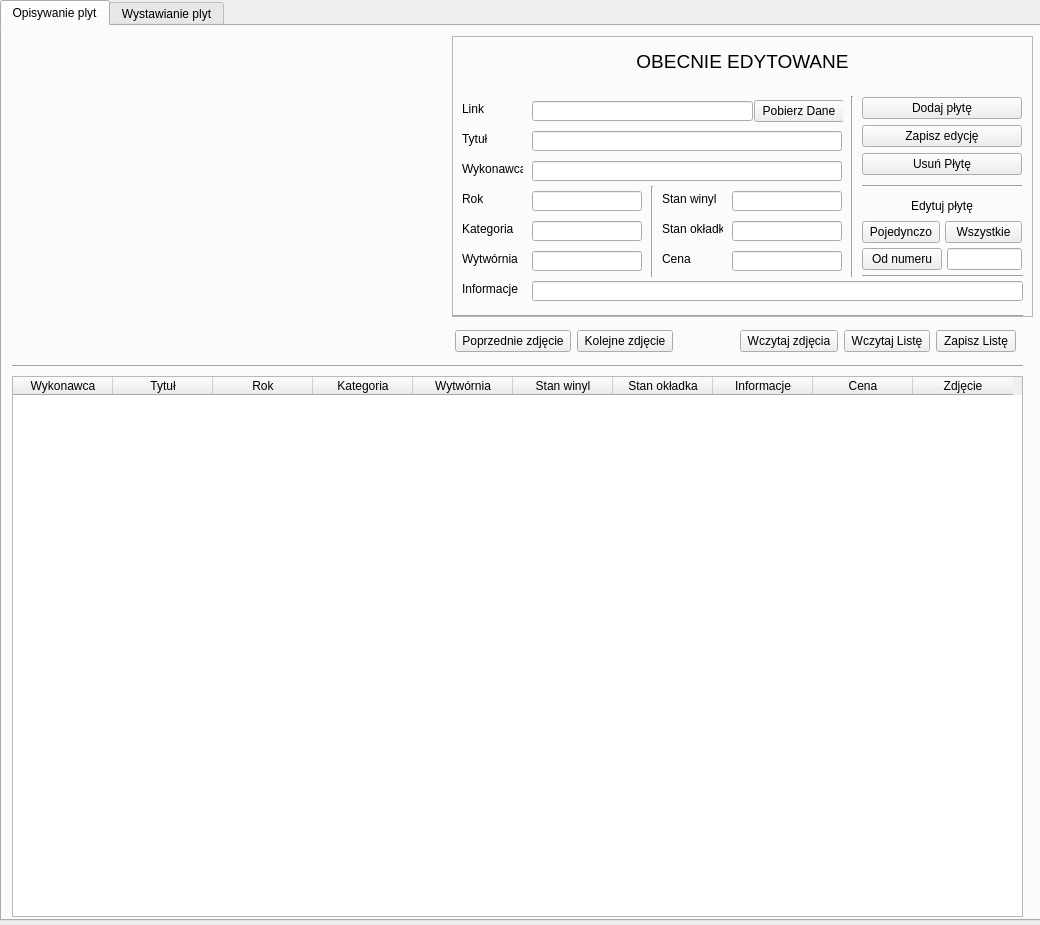
<?xml version="1.0" encoding="UTF-8"?>
<ui version="4.0">
 <class>main_window</class>
 <widget class="QMainWindow" name="main_window">
  <property name="geometry">
   <rect>
    <x>0</x>
    <y>0</y>
    <width>1040</width>
    <height>925</height>
   </rect>
  </property>
  <property name="sizePolicy">
   <sizepolicy hsizetype="Fixed" vsizetype="Fixed">
    <horstretch>0</horstretch>
    <verstretch>0</verstretch>
   </sizepolicy>
  </property>
  <property name="minimumSize">
   <size>
    <width>1040</width>
    <height>925</height>
   </size>
  </property>
  <property name="maximumSize">
   <size>
    <width>1040</width>
    <height>925</height>
   </size>
  </property>
  <property name="baseSize">
   <size>
    <width>1030</width>
    <height>905</height>
   </size>
  </property>
  <property name="windowTitle">
   <string>Wystawiacz Allegro</string>
  </property>
  <widget class="QWidget" name="central_widget">
   <property name="sizePolicy">
    <sizepolicy hsizetype="Fixed" vsizetype="Fixed">
     <horstretch>0</horstretch>
     <verstretch>0</verstretch>
    </sizepolicy>
   </property>
   <property name="focusPolicy">
    <enum>Qt::StrongFocus</enum>
   </property>
   <widget class="QTabWidget" name="tabWidget">
    <property name="geometry">
     <rect>
      <x>0</x>
      <y>0</y>
      <width>1041</width>
      <height>921</height>
     </rect>
    </property>
    <property name="currentIndex">
     <number>0</number>
    </property>
    <widget class="QWidget" name="tab">
     <attribute name="title">
      <string>Opisywanie plyt</string>
     </attribute>
     <widget class="Line" name="line_10">
      <property name="geometry">
       <rect>
        <x>450</x>
        <y>280</y>
        <width>571</width>
        <height>20</height>
       </rect>
      </property>
      <property name="orientation">
       <enum>Qt::Horizontal</enum>
      </property>
     </widget>
     <widget class="QFrame" name="frame_info_2">
      <property name="geometry">
       <rect>
        <x>450</x>
        <y>10</y>
        <width>581</width>
        <height>281</height>
       </rect>
      </property>
      <property name="frameShape">
       <enum>QFrame::StyledPanel</enum>
      </property>
      <property name="frameShadow">
       <enum>QFrame::Raised</enum>
      </property>
      <widget class="Line" name="line_2">
       <property name="geometry">
        <rect>
         <x>390</x>
         <y>60</y>
         <width>20</width>
         <height>181</height>
        </rect>
       </property>
       <property name="orientation">
        <enum>Qt::Vertical</enum>
       </property>
      </widget>
      <widget class="Line" name="line_11">
       <property name="geometry">
        <rect>
         <x>190</x>
         <y>150</y>
         <width>20</width>
         <height>91</height>
        </rect>
       </property>
       <property name="orientation">
        <enum>Qt::Vertical</enum>
       </property>
      </widget>
      <widget class="QWidget" name="widget_3" native="true">
       <property name="geometry">
        <rect>
         <x>10</x>
         <y>90</y>
         <width>380</width>
         <height>30</height>
        </rect>
       </property>
       <widget class="QLabel" name="label_year_4">
        <property name="geometry">
         <rect>
          <x>0</x>
          <y>5</y>
          <width>31</width>
          <height>16</height>
         </rect>
        </property>
        <property name="text">
         <string>Tytuł</string>
        </property>
       </widget>
       <widget class="QLineEdit" name="title_input_edit">
        <property name="enabled">
         <bool>true</bool>
        </property>
        <property name="geometry">
         <rect>
          <x>70</x>
          <y>5</y>
          <width>310</width>
          <height>20</height>
         </rect>
        </property>
       </widget>
      </widget>
      <widget class="QWidget" name="widget_13" native="true">
       <property name="geometry">
        <rect>
         <x>10</x>
         <y>120</y>
         <width>380</width>
         <height>30</height>
        </rect>
       </property>
       <widget class="QLabel" name="label_year_11">
        <property name="geometry">
         <rect>
          <x>0</x>
          <y>5</y>
          <width>61</width>
          <height>16</height>
         </rect>
        </property>
        <property name="text">
         <string>Wykonawca</string>
        </property>
       </widget>
       <widget class="QLineEdit" name="artist_input_edit">
        <property name="enabled">
         <bool>true</bool>
        </property>
        <property name="geometry">
         <rect>
          <x>70</x>
          <y>5</y>
          <width>310</width>
          <height>20</height>
         </rect>
        </property>
       </widget>
      </widget>
      <widget class="QWidget" name="widget_14" native="true">
       <property name="geometry">
        <rect>
         <x>10</x>
         <y>150</y>
         <width>180</width>
         <height>30</height>
        </rect>
       </property>
       <widget class="QLabel" name="label_year_12">
        <property name="geometry">
         <rect>
          <x>0</x>
          <y>5</y>
          <width>31</width>
          <height>16</height>
         </rect>
        </property>
        <property name="text">
         <string>Rok</string>
        </property>
       </widget>
       <widget class="QLineEdit" name="year_input_edit">
        <property name="enabled">
         <bool>true</bool>
        </property>
        <property name="geometry">
         <rect>
          <x>70</x>
          <y>5</y>
          <width>110</width>
          <height>20</height>
         </rect>
        </property>
       </widget>
      </widget>
      <widget class="QWidget" name="widget_15" native="true">
       <property name="geometry">
        <rect>
         <x>10</x>
         <y>180</y>
         <width>180</width>
         <height>30</height>
        </rect>
       </property>
       <widget class="QLabel" name="label_year_16">
        <property name="geometry">
         <rect>
          <x>0</x>
          <y>5</y>
          <width>61</width>
          <height>16</height>
         </rect>
        </property>
        <property name="text">
         <string>Kategoria</string>
        </property>
       </widget>
       <widget class="QLineEdit" name="category_input_edit">
        <property name="enabled">
         <bool>true</bool>
        </property>
        <property name="geometry">
         <rect>
          <x>70</x>
          <y>5</y>
          <width>110</width>
          <height>20</height>
         </rect>
        </property>
       </widget>
      </widget>
      <widget class="QWidget" name="widget_16" native="true">
       <property name="geometry">
        <rect>
         <x>10</x>
         <y>210</y>
         <width>180</width>
         <height>30</height>
        </rect>
       </property>
       <widget class="QLabel" name="label_year_17">
        <property name="geometry">
         <rect>
          <x>0</x>
          <y>5</y>
          <width>61</width>
          <height>16</height>
         </rect>
        </property>
        <property name="text">
         <string>Wytwórnia</string>
        </property>
       </widget>
       <widget class="QLineEdit" name="records_input_edit">
        <property name="enabled">
         <bool>true</bool>
        </property>
        <property name="geometry">
         <rect>
          <x>70</x>
          <y>5</y>
          <width>110</width>
          <height>20</height>
         </rect>
        </property>
       </widget>
      </widget>
      <widget class="QWidget" name="widget_17" native="true">
       <property name="geometry">
        <rect>
         <x>210</x>
         <y>150</y>
         <width>180</width>
         <height>30</height>
        </rect>
       </property>
       <widget class="QLabel" name="label_year_18">
        <property name="geometry">
         <rect>
          <x>0</x>
          <y>5</y>
          <width>61</width>
          <height>16</height>
         </rect>
        </property>
        <property name="text">
         <string>Stan winyl</string>
        </property>
       </widget>
       <widget class="QLineEdit" name="vinyl_input_edit">
        <property name="enabled">
         <bool>true</bool>
        </property>
        <property name="geometry">
         <rect>
          <x>70</x>
          <y>5</y>
          <width>110</width>
          <height>20</height>
         </rect>
        </property>
       </widget>
      </widget>
      <widget class="QWidget" name="widget_18" native="true">
       <property name="geometry">
        <rect>
         <x>210</x>
         <y>180</y>
         <width>180</width>
         <height>30</height>
        </rect>
       </property>
       <widget class="QLabel" name="label_year_19">
        <property name="geometry">
         <rect>
          <x>0</x>
          <y>5</y>
          <width>61</width>
          <height>16</height>
         </rect>
        </property>
        <property name="text">
         <string>Stan okładka</string>
        </property>
       </widget>
       <widget class="QLineEdit" name="cover_input_edit">
        <property name="enabled">
         <bool>true</bool>
        </property>
        <property name="geometry">
         <rect>
          <x>70</x>
          <y>5</y>
          <width>110</width>
          <height>20</height>
         </rect>
        </property>
       </widget>
      </widget>
      <widget class="QWidget" name="widget_19" native="true">
       <property name="geometry">
        <rect>
         <x>210</x>
         <y>210</y>
         <width>180</width>
         <height>30</height>
        </rect>
       </property>
       <widget class="QLineEdit" name="price_input_edit">
        <property name="enabled">
         <bool>true</bool>
        </property>
        <property name="geometry">
         <rect>
          <x>70</x>
          <y>5</y>
          <width>110</width>
          <height>20</height>
         </rect>
        </property>
       </widget>
       <widget class="QLabel" name="label_year_20">
        <property name="geometry">
         <rect>
          <x>0</x>
          <y>5</y>
          <width>61</width>
          <height>16</height>
         </rect>
        </property>
        <property name="text">
         <string>Cena</string>
        </property>
       </widget>
      </widget>
      <widget class="QWidget" name="widget_20" native="true">
       <property name="geometry">
        <rect>
         <x>10</x>
         <y>240</y>
         <width>561</width>
         <height>30</height>
        </rect>
       </property>
       <widget class="QLabel" name="label_year_21">
        <property name="geometry">
         <rect>
          <x>0</x>
          <y>5</y>
          <width>61</width>
          <height>16</height>
         </rect>
        </property>
        <property name="text">
         <string>Informacje</string>
        </property>
       </widget>
       <widget class="QLineEdit" name="information_input_edit">
        <property name="enabled">
         <bool>true</bool>
        </property>
        <property name="geometry">
         <rect>
          <x>70</x>
          <y>5</y>
          <width>491</width>
          <height>20</height>
         </rect>
        </property>
       </widget>
      </widget>
      <widget class="QWidget" name="widget_21" native="true">
       <property name="geometry">
        <rect>
         <x>10</x>
         <y>60</y>
         <width>381</width>
         <height>30</height>
        </rect>
       </property>
       <widget class="QLabel" name="label_year_22">
        <property name="geometry">
         <rect>
          <x>0</x>
          <y>5</y>
          <width>51</width>
          <height>16</height>
         </rect>
        </property>
        <property name="text">
         <string>Link</string>
        </property>
       </widget>
       <widget class="QLineEdit" name="number_input_edit">
        <property name="enabled">
         <bool>true</bool>
        </property>
        <property name="geometry">
         <rect>
          <x>70</x>
          <y>5</y>
          <width>221</width>
          <height>20</height>
         </rect>
        </property>
       </widget>
       <widget class="QPushButton" name="scrap_button">
        <property name="geometry">
         <rect>
          <x>292</x>
          <y>4</y>
          <width>90</width>
          <height>22</height>
         </rect>
        </property>
        <property name="text">
         <string>Pobierz Dane</string>
        </property>
       </widget>
      </widget>
      <widget class="QLabel" name="label_4">
       <property name="geometry">
        <rect>
         <x>10</x>
         <y>0</y>
         <width>561</width>
         <height>51</height>
        </rect>
       </property>
       <property name="font">
        <font>
         <pointsize>14</pointsize>
        </font>
       </property>
       <property name="text">
        <string>OBECNIE EDYTOWANE</string>
       </property>
       <property name="alignment">
        <set>Qt::AlignCenter</set>
       </property>
      </widget>
      <widget class="Line" name="line_14">
       <property name="geometry">
        <rect>
         <x>410</x>
         <y>230</y>
         <width>161</width>
         <height>20</height>
        </rect>
       </property>
       <property name="orientation">
        <enum>Qt::Horizontal</enum>
       </property>
      </widget>
      <widget class="QLabel" name="image_add_label_2">
       <property name="geometry">
        <rect>
         <x>540</x>
         <y>180</y>
         <width>30</width>
         <height>30</height>
        </rect>
       </property>
       <property name="text">
        <string/>
       </property>
      </widget>
      <widget class="QLabel" name="offer_add_label_2">
       <property name="geometry">
        <rect>
         <x>540</x>
         <y>210</y>
         <width>30</width>
         <height>30</height>
        </rect>
       </property>
       <property name="text">
        <string/>
       </property>
      </widget>
      <widget class="QWidget" name="verticalLayoutWidget">
       <property name="geometry">
        <rect>
         <x>410</x>
         <y>159</y>
         <width>160</width>
         <height>75</height>
        </rect>
       </property>
       <layout class="QVBoxLayout" name="verticalLayout">
        <property name="spacing">
         <number>5</number>
        </property>
        <item>
         <widget class="QLabel" name="label_5">
          <property name="text">
           <string>Edytuj płytę</string>
          </property>
          <property name="alignment">
           <set>Qt::AlignCenter</set>
          </property>
         </widget>
        </item>
        <item>
         <layout class="QHBoxLayout" name="horizontalLayout">
          <item>
           <widget class="QPushButton" name="edit_vinyl_single_button">
            <property name="text">
             <string>Pojedynczo</string>
            </property>
           </widget>
          </item>
          <item>
           <widget class="QPushButton" name="edit_vinyl_all_button">
            <property name="text">
             <string>Wszystkie</string>
            </property>
           </widget>
          </item>
         </layout>
        </item>
        <item>
         <layout class="QHBoxLayout" name="horizontalLayout_2">
          <item>
           <widget class="QPushButton" name="edit_vinyl_from_number_button">
            <property name="text">
             <string>Od numeru</string>
            </property>
           </widget>
          </item>
          <item>
           <widget class="QLineEdit" name="edit_vinyl_from_number_line"/>
          </item>
         </layout>
        </item>
       </layout>
      </widget>
      <widget class="QWidget" name="verticalLayoutWidget_2">
       <property name="geometry">
        <rect>
         <x>410</x>
         <y>60</y>
         <width>160</width>
         <height>81</height>
        </rect>
       </property>
       <layout class="QVBoxLayout" name="verticalLayout_2">
        <property name="spacing">
         <number>5</number>
        </property>
        <item>
         <widget class="QPushButton" name="add_vinyl_button">
          <property name="text">
           <string>Dodaj płytę</string>
          </property>
         </widget>
        </item>
        <item>
         <widget class="QPushButton" name="save_vinyl_button">
          <property name="text">
           <string>Zapisz edycję</string>
          </property>
         </widget>
        </item>
        <item>
         <widget class="QPushButton" name="delete_vinyl_button">
          <property name="text">
           <string>Usuń Płytę</string>
          </property>
         </widget>
        </item>
       </layout>
      </widget>
      <widget class="Line" name="line_12">
       <property name="geometry">
        <rect>
         <x>410</x>
         <y>140</y>
         <width>160</width>
         <height>20</height>
        </rect>
       </property>
       <property name="orientation">
        <enum>Qt::Horizontal</enum>
       </property>
      </widget>
     </widget>
     <widget class="QTableWidget" name="table_widget_edit">
      <property name="geometry">
       <rect>
        <x>10</x>
        <y>350</y>
        <width>1011</width>
        <height>541</height>
       </rect>
      </property>
      <column>
       <property name="text">
        <string>Wykonawca</string>
       </property>
      </column>
      <column>
       <property name="text">
        <string>Tytuł</string>
       </property>
      </column>
      <column>
       <property name="text">
        <string>Rok</string>
       </property>
      </column>
      <column>
       <property name="text">
        <string>Kategoria</string>
       </property>
      </column>
      <column>
       <property name="text">
        <string>Wytwórnia</string>
       </property>
      </column>
      <column>
       <property name="text">
        <string>Stan winyl</string>
       </property>
      </column>
      <column>
       <property name="text">
        <string>Stan okładka</string>
       </property>
      </column>
      <column>
       <property name="text">
        <string>Informacje</string>
       </property>
      </column>
      <column>
       <property name="text">
        <string>Cena</string>
       </property>
      </column>
      <column>
       <property name="text">
        <string>Zdjęcie</string>
       </property>
      </column>
     </widget>
     <widget class="Line" name="line_15">
      <property name="geometry">
       <rect>
        <x>10</x>
        <y>330</y>
        <width>1011</width>
        <height>20</height>
       </rect>
      </property>
      <property name="orientation">
       <enum>Qt::Horizontal</enum>
      </property>
     </widget>
     <widget class="QWidget" name="horizontalLayoutWidget_7">
      <property name="geometry">
       <rect>
        <x>453</x>
        <y>300</y>
        <width>561</width>
        <height>31</height>
       </rect>
      </property>
      <layout class="QHBoxLayout" name="layout_buttons_2">
       <property name="spacing">
        <number>6</number>
       </property>
       <item>
        <widget class="QPushButton" name="previous_image_button">
         <property name="text">
          <string> Poprzednie zdjęcie </string>
         </property>
        </widget>
       </item>
       <item>
        <widget class="QPushButton" name="next_image_button">
         <property name="text">
          <string> Kolejne zdjęcie </string>
         </property>
        </widget>
       </item>
       <item>
        <spacer name="horizontal_spacer_5">
         <property name="orientation">
          <enum>Qt::Horizontal</enum>
         </property>
         <property name="sizeHint" stdset="0">
          <size>
           <width>10</width>
           <height>20</height>
          </size>
         </property>
        </spacer>
       </item>
       <item>
        <widget class="QPushButton" name="load_images_button">
         <property name="text">
          <string> Wczytaj zdjęcia </string>
         </property>
        </widget>
       </item>
       <item>
        <widget class="QPushButton" name="load_json_button_edit">
         <property name="layoutDirection">
          <enum>Qt::LeftToRight</enum>
         </property>
         <property name="text">
          <string> Wczytaj Listę </string>
         </property>
        </widget>
       </item>
       <item>
        <widget class="QPushButton" name="save_json_button_edit">
         <property name="text">
          <string> Zapisz Listę </string>
         </property>
        </widget>
       </item>
      </layout>
     </widget>
     <widget class="QLabel" name="vinyl_image_label_edit">
      <property name="geometry">
       <rect>
        <x>10</x>
        <y>10</y>
        <width>428</width>
        <height>321</height>
       </rect>
      </property>
      <property name="text">
       <string/>
      </property>
      <property name="scaledContents">
       <bool>true</bool>
      </property>
     </widget>
    </widget>
    <widget class="QWidget" name="tab_2">
     <attribute name="title">
      <string>Wystawianie plyt</string>
     </attribute>
     <widget class="QFrame" name="frame_info">
      <property name="geometry">
       <rect>
        <x>450</x>
        <y>10</y>
        <width>581</width>
        <height>281</height>
       </rect>
      </property>
      <property name="frameShape">
       <enum>QFrame::StyledPanel</enum>
      </property>
      <property name="frameShadow">
       <enum>QFrame::Raised</enum>
      </property>
      <widget class="Line" name="line">
       <property name="geometry">
        <rect>
         <x>390</x>
         <y>60</y>
         <width>20</width>
         <height>181</height>
        </rect>
       </property>
       <property name="orientation">
        <enum>Qt::Vertical</enum>
       </property>
      </widget>
      <widget class="Line" name="line_4">
       <property name="geometry">
        <rect>
         <x>190</x>
         <y>150</y>
         <width>20</width>
         <height>91</height>
        </rect>
       </property>
       <property name="orientation">
        <enum>Qt::Vertical</enum>
       </property>
      </widget>
      <widget class="QWidget" name="widget" native="true">
       <property name="geometry">
        <rect>
         <x>10</x>
         <y>90</y>
         <width>380</width>
         <height>30</height>
        </rect>
       </property>
       <widget class="QLabel" name="label_year_2">
        <property name="geometry">
         <rect>
          <x>0</x>
          <y>5</y>
          <width>31</width>
          <height>16</height>
         </rect>
        </property>
        <property name="text">
         <string>Tytuł</string>
        </property>
       </widget>
       <widget class="QLineEdit" name="title_input">
        <property name="enabled">
         <bool>false</bool>
        </property>
        <property name="geometry">
         <rect>
          <x>70</x>
          <y>5</y>
          <width>310</width>
          <height>20</height>
         </rect>
        </property>
       </widget>
      </widget>
      <widget class="QWidget" name="widget_2" native="true">
       <property name="geometry">
        <rect>
         <x>10</x>
         <y>120</y>
         <width>380</width>
         <height>30</height>
        </rect>
       </property>
       <widget class="QLabel" name="label_year_3">
        <property name="geometry">
         <rect>
          <x>0</x>
          <y>5</y>
          <width>61</width>
          <height>16</height>
         </rect>
        </property>
        <property name="text">
         <string>Wykonawca</string>
        </property>
       </widget>
       <widget class="QLineEdit" name="artist_input">
        <property name="enabled">
         <bool>false</bool>
        </property>
        <property name="geometry">
         <rect>
          <x>70</x>
          <y>5</y>
          <width>310</width>
          <height>20</height>
         </rect>
        </property>
       </widget>
      </widget>
      <widget class="QWidget" name="widget_4" native="true">
       <property name="geometry">
        <rect>
         <x>10</x>
         <y>150</y>
         <width>180</width>
         <height>30</height>
        </rect>
       </property>
       <widget class="QLabel" name="label_year_5">
        <property name="geometry">
         <rect>
          <x>0</x>
          <y>5</y>
          <width>31</width>
          <height>16</height>
         </rect>
        </property>
        <property name="text">
         <string>Rok</string>
        </property>
       </widget>
       <widget class="QLineEdit" name="year_input">
        <property name="enabled">
         <bool>false</bool>
        </property>
        <property name="geometry">
         <rect>
          <x>70</x>
          <y>5</y>
          <width>110</width>
          <height>20</height>
         </rect>
        </property>
       </widget>
      </widget>
      <widget class="QWidget" name="widget_5" native="true">
       <property name="geometry">
        <rect>
         <x>10</x>
         <y>180</y>
         <width>180</width>
         <height>30</height>
        </rect>
       </property>
       <widget class="QLabel" name="label_year_6">
        <property name="geometry">
         <rect>
          <x>0</x>
          <y>5</y>
          <width>61</width>
          <height>16</height>
         </rect>
        </property>
        <property name="text">
         <string>Kategoria</string>
        </property>
       </widget>
       <widget class="QLineEdit" name="category_input">
        <property name="enabled">
         <bool>false</bool>
        </property>
        <property name="geometry">
         <rect>
          <x>70</x>
          <y>5</y>
          <width>110</width>
          <height>20</height>
         </rect>
        </property>
       </widget>
      </widget>
      <widget class="QWidget" name="widget_6" native="true">
       <property name="geometry">
        <rect>
         <x>10</x>
         <y>210</y>
         <width>180</width>
         <height>30</height>
        </rect>
       </property>
       <widget class="QLabel" name="label_year_7">
        <property name="geometry">
         <rect>
          <x>0</x>
          <y>5</y>
          <width>61</width>
          <height>16</height>
         </rect>
        </property>
        <property name="text">
         <string>Wytwórnia</string>
        </property>
       </widget>
       <widget class="QLineEdit" name="records_input">
        <property name="enabled">
         <bool>false</bool>
        </property>
        <property name="geometry">
         <rect>
          <x>70</x>
          <y>5</y>
          <width>110</width>
          <height>20</height>
         </rect>
        </property>
       </widget>
      </widget>
      <widget class="QWidget" name="widget_7" native="true">
       <property name="geometry">
        <rect>
         <x>210</x>
         <y>150</y>
         <width>180</width>
         <height>30</height>
        </rect>
       </property>
       <widget class="QLabel" name="label_year_8">
        <property name="geometry">
         <rect>
          <x>0</x>
          <y>5</y>
          <width>61</width>
          <height>16</height>
         </rect>
        </property>
        <property name="text">
         <string>Stan winyl</string>
        </property>
       </widget>
       <widget class="QLineEdit" name="vinyl_input">
        <property name="enabled">
         <bool>false</bool>
        </property>
        <property name="geometry">
         <rect>
          <x>70</x>
          <y>5</y>
          <width>110</width>
          <height>20</height>
         </rect>
        </property>
       </widget>
      </widget>
      <widget class="QWidget" name="widget_8" native="true">
       <property name="geometry">
        <rect>
         <x>210</x>
         <y>180</y>
         <width>180</width>
         <height>30</height>
        </rect>
       </property>
       <widget class="QLabel" name="label_year_10">
        <property name="geometry">
         <rect>
          <x>0</x>
          <y>5</y>
          <width>61</width>
          <height>16</height>
         </rect>
        </property>
        <property name="text">
         <string>Stan okładka</string>
        </property>
       </widget>
       <widget class="QLineEdit" name="cover_input">
        <property name="enabled">
         <bool>false</bool>
        </property>
        <property name="geometry">
         <rect>
          <x>70</x>
          <y>5</y>
          <width>110</width>
          <height>20</height>
         </rect>
        </property>
       </widget>
      </widget>
      <widget class="QWidget" name="widget_9" native="true">
       <property name="geometry">
        <rect>
         <x>210</x>
         <y>210</y>
         <width>180</width>
         <height>30</height>
        </rect>
       </property>
       <widget class="QLineEdit" name="price_input">
        <property name="enabled">
         <bool>false</bool>
        </property>
        <property name="geometry">
         <rect>
          <x>70</x>
          <y>5</y>
          <width>110</width>
          <height>20</height>
         </rect>
        </property>
       </widget>
       <widget class="QLabel" name="label_year_15">
        <property name="geometry">
         <rect>
          <x>0</x>
          <y>5</y>
          <width>61</width>
          <height>16</height>
         </rect>
        </property>
        <property name="text">
         <string>Cena</string>
        </property>
       </widget>
      </widget>
      <widget class="QWidget" name="widget_10" native="true">
       <property name="geometry">
        <rect>
         <x>10</x>
         <y>240</y>
         <width>561</width>
         <height>30</height>
        </rect>
       </property>
       <widget class="QLabel" name="label_year_13">
        <property name="geometry">
         <rect>
          <x>0</x>
          <y>5</y>
          <width>61</width>
          <height>16</height>
         </rect>
        </property>
        <property name="text">
         <string>Informacje</string>
        </property>
       </widget>
       <widget class="QLineEdit" name="information_input">
        <property name="enabled">
         <bool>false</bool>
        </property>
        <property name="geometry">
         <rect>
          <x>70</x>
          <y>5</y>
          <width>491</width>
          <height>20</height>
         </rect>
        </property>
       </widget>
      </widget>
      <widget class="QWidget" name="widget_11" native="true">
       <property name="geometry">
        <rect>
         <x>10</x>
         <y>60</y>
         <width>180</width>
         <height>30</height>
        </rect>
       </property>
       <widget class="QLabel" name="label_year_14">
        <property name="geometry">
         <rect>
          <x>0</x>
          <y>5</y>
          <width>51</width>
          <height>16</height>
         </rect>
        </property>
        <property name="text">
         <string>Numer</string>
        </property>
       </widget>
       <widget class="QLineEdit" name="number_input">
        <property name="enabled">
         <bool>false</bool>
        </property>
        <property name="geometry">
         <rect>
          <x>70</x>
          <y>5</y>
          <width>110</width>
          <height>20</height>
         </rect>
        </property>
       </widget>
      </widget>
      <widget class="QLabel" name="label">
       <property name="geometry">
        <rect>
         <x>10</x>
         <y>0</y>
         <width>561</width>
         <height>51</height>
        </rect>
       </property>
       <property name="font">
        <font>
         <pointsize>14</pointsize>
        </font>
       </property>
       <property name="text">
        <string>OBECNA PŁYTA DO WYSTAWIENIA</string>
       </property>
       <property name="alignment">
        <set>Qt::AlignCenter</set>
       </property>
      </widget>
      <widget class="QPushButton" name="public_vinyl_button">
       <property name="geometry">
        <rect>
         <x>410</x>
         <y>60</y>
         <width>161</width>
         <height>141</height>
        </rect>
       </property>
       <property name="font">
        <font>
         <pointsize>12</pointsize>
        </font>
       </property>
       <property name="text">
        <string>Wystaw płytę</string>
       </property>
      </widget>
      <widget class="QWidget" name="widget_12" native="true">
       <property name="geometry">
        <rect>
         <x>410</x>
         <y>210</y>
         <width>161</width>
         <height>30</height>
        </rect>
       </property>
       <widget class="QLabel" name="label_year_9">
        <property name="geometry">
         <rect>
          <x>0</x>
          <y>5</y>
          <width>151</width>
          <height>16</height>
         </rect>
        </property>
        <property name="text">
         <string>Litera początkowa:</string>
        </property>
       </widget>
       <widget class="QLineEdit" name="letter_input">
        <property name="enabled">
         <bool>true</bool>
        </property>
        <property name="geometry">
         <rect>
          <x>100</x>
          <y>5</y>
          <width>61</width>
          <height>20</height>
         </rect>
        </property>
       </widget>
      </widget>
     </widget>
     <widget class="QLabel" name="vinyl_image_label">
      <property name="geometry">
       <rect>
        <x>10</x>
        <y>10</y>
        <width>428</width>
        <height>321</height>
       </rect>
      </property>
      <property name="text">
       <string/>
      </property>
      <property name="scaledContents">
       <bool>true</bool>
      </property>
     </widget>
     <widget class="QWidget" name="horizontalLayoutWidget_6">
      <property name="geometry">
       <rect>
        <x>453</x>
        <y>300</y>
        <width>561</width>
        <height>31</height>
       </rect>
      </property>
      <layout class="QHBoxLayout" name="layout_buttons" stretch="200">
       <item>
        <widget class="QPushButton" name="load_json_button_post">
         <property name="text">
          <string> Wczytaj Listę </string>
         </property>
        </widget>
       </item>
      </layout>
     </widget>
     <widget class="QPlainTextEdit" name="plain_text_input">
      <property name="geometry">
       <rect>
        <x>10</x>
        <y>700</y>
        <width>1011</width>
        <height>191</height>
       </rect>
      </property>
      <property name="font">
       <font>
        <family>Consolas</family>
        <pointsize>9</pointsize>
       </font>
      </property>
      <property name="plainText">
       <string/>
      </property>
     </widget>
     <widget class="Line" name="line_7">
      <property name="geometry">
       <rect>
        <x>10</x>
        <y>330</y>
        <width>1011</width>
        <height>20</height>
       </rect>
      </property>
      <property name="orientation">
       <enum>Qt::Horizontal</enum>
      </property>
     </widget>
     <widget class="QTableWidget" name="table_widget">
      <property name="geometry">
       <rect>
        <x>10</x>
        <y>350</y>
        <width>1011</width>
        <height>341</height>
       </rect>
      </property>
      <column>
       <property name="text">
        <string>Wykonawca</string>
       </property>
      </column>
      <column>
       <property name="text">
        <string>Tytuł</string>
       </property>
      </column>
      <column>
       <property name="text">
        <string>Rok</string>
       </property>
      </column>
      <column>
       <property name="text">
        <string>Kategoria</string>
       </property>
      </column>
      <column>
       <property name="text">
        <string>Wytwórnia</string>
       </property>
      </column>
      <column>
       <property name="text">
        <string>Stan winyl</string>
       </property>
      </column>
      <column>
       <property name="text">
        <string>Stan okładka</string>
       </property>
      </column>
      <column>
       <property name="text">
        <string>Informacje</string>
       </property>
      </column>
      <column>
       <property name="text">
        <string>Cena</string>
       </property>
      </column>
      <column>
       <property name="text">
        <string>Wystawiono?</string>
       </property>
      </column>
     </widget>
     <widget class="Line" name="line_5">
      <property name="geometry">
       <rect>
        <x>450</x>
        <y>280</y>
        <width>571</width>
        <height>20</height>
       </rect>
      </property>
      <property name="orientation">
       <enum>Qt::Horizontal</enum>
      </property>
     </widget>
    </widget>
   </widget>
  </widget>
 </widget>
 <resources/>
 <connections/>
</ui>
